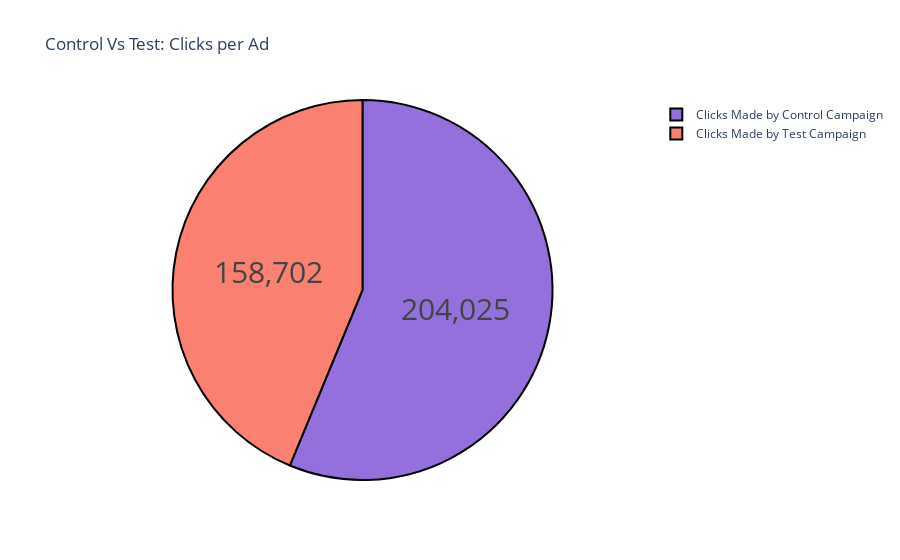

Here is the notebook cell this chart was saved with:
### Markdown cell above
## Total Clicks

### Code cell
label = ["Clicks Made by Control Campaign", 
         "Clicks Made by Test Campaign"]
counts = [sum(control_data["Click"]), 
          sum(test_data["Click"])]
colors = ['mediumpurple', 'salmon']
fig = go.Figure(data=[go.Pie(labels=label, values=counts)])
fig.update_layout(title_text='Control Vs Test: Clicks per Ad')
fig.update_traces(hoverinfo='label+percent', textinfo='value', 
                  textfont_size=30,
                  marker=dict(colors=colors, 
                              line=dict(color='black', width=2)))
fig.show()

### Figure 1 — Plotly figure (JSON) as saved in the notebook; plotly's stock layout.template omitted (floating-point values rounded to 4 significant figures)
{"data": [{"hoverinfo": "label+percent", "labels": ["Clicks Made by Control Campaign", "Clicks Made by Test Campaign"], "marker": {"colors": ["mediumpurple", "salmon"], "line": {"color": "black", "width": 2}}, "textfont": {"size": 30}, "textinfo": "value", "type": "pie", "values": [204025, 158702]}], "layout": {"title": {"text": "Control Vs Test: Clicks per Ad"}}}
